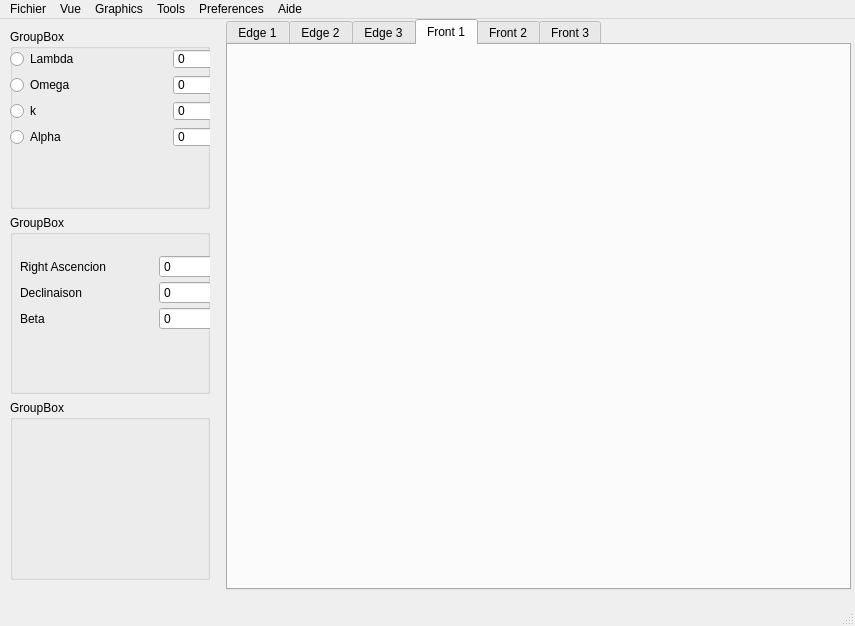
<?xml version="1.0" encoding="UTF-8"?>
<ui version="4.0">
 <class>MainWindow</class>
 <widget class="QMainWindow" name="MainWindow">
  <property name="geometry">
   <rect>
    <x>0</x>
    <y>0</y>
    <width>855</width>
    <height>626</height>
   </rect>
  </property>
  <property name="windowTitle">
   <string>MainWindow</string>
  </property>
  <widget class="QWidget" name="centralwidget">
   <widget class="QWidget" name="horizontalLayoutWidget">
    <property name="geometry">
     <rect>
      <x>0</x>
      <y>0</y>
      <width>851</width>
      <height>571</height>
     </rect>
    </property>
    <layout class="QHBoxLayout" name="horizontalLayout">
     <item>
      <layout class="QVBoxLayout" name="verticalLayout">
       <property name="leftMargin">
        <number>10</number>
       </property>
       <property name="topMargin">
        <number>10</number>
       </property>
       <property name="rightMargin">
        <number>10</number>
       </property>
       <property name="bottomMargin">
        <number>10</number>
       </property>
       <item>
        <widget class="QGroupBox" name="groupBox_2">
         <property name="minimumSize">
          <size>
           <width>200</width>
           <height>0</height>
          </size>
         </property>
         <property name="title">
          <string>GroupBox</string>
         </property>
         <widget class="QWidget" name="gridLayoutWidget_2">
          <property name="geometry">
           <rect>
            <x>0</x>
            <y>20</y>
            <width>320</width>
            <height>182</height>
           </rect>
          </property>
          <layout class="QGridLayout" name="gridLayout_2">
           <property name="sizeConstraint">
            <enum>QLayout::SetMaximumSize</enum>
           </property>
           <item row="3" column="0">
            <widget class="QRadioButton" name="radioButton_5">
             <property name="text">
              <string>Alpha</string>
             </property>
            </widget>
           </item>
           <item row="3" column="1">
            <widget class="QSpinBox" name="spinBox_4"/>
           </item>
           <item row="1" column="1">
            <widget class="QSpinBox" name="spinBox_2"/>
           </item>
           <item row="0" column="1">
            <widget class="QSpinBox" name="spinBox"/>
           </item>
           <item row="2" column="0">
            <widget class="QRadioButton" name="radioButton_4">
             <property name="text">
              <string>k</string>
             </property>
            </widget>
           </item>
           <item row="1" column="0">
            <widget class="QRadioButton" name="radioButton_3">
             <property name="text">
              <string>Omega</string>
             </property>
            </widget>
           </item>
           <item row="2" column="1">
            <widget class="QSpinBox" name="spinBox_3"/>
           </item>
           <item row="0" column="0">
            <widget class="QRadioButton" name="radioButton">
             <property name="text">
              <string>Lambda</string>
             </property>
            </widget>
           </item>
          </layout>
         </widget>
        </widget>
       </item>
       <item>
        <widget class="QGroupBox" name="groupBox">
         <property name="minimumSize">
          <size>
           <width>200</width>
           <height>0</height>
          </size>
         </property>
         <property name="title">
          <string>GroupBox</string>
         </property>
         <widget class="QWidget" name="gridLayoutWidget_6">
          <property name="geometry">
           <rect>
            <x>10</x>
            <y>40</y>
            <width>274</width>
            <height>145</height>
           </rect>
          </property>
          <layout class="QGridLayout" name="gridLayout_6">
           <property name="sizeConstraint">
            <enum>QLayout::SetMaximumSize</enum>
           </property>
           <property name="spacing">
            <number>3</number>
           </property>
           <item row="1" column="1">
            <widget class="QSpinBox" name="spinBox_11"/>
           </item>
           <item row="1" column="0">
            <widget class="QLabel" name="label_7">
             <property name="text">
              <string>Declinaison</string>
             </property>
            </widget>
           </item>
           <item row="0" column="0">
            <widget class="QLabel" name="label_8">
             <property name="text">
              <string>Right Ascencion</string>
             </property>
            </widget>
           </item>
           <item row="2" column="0">
            <widget class="QLabel" name="label_9">
             <property name="text">
              <string>Beta</string>
             </property>
            </widget>
           </item>
           <item row="0" column="1">
            <widget class="QSpinBox" name="spinBox_12"/>
           </item>
           <item row="2" column="1">
            <widget class="QSpinBox" name="spinBox_13"/>
           </item>
          </layout>
         </widget>
        </widget>
       </item>
       <item>
        <widget class="QGroupBox" name="groupBox_3">
         <property name="title">
          <string>GroupBox</string>
         </property>
        </widget>
       </item>
      </layout>
     </item>
     <item>
      <widget class="QTabWidget" name="tabWidget">
       <property name="currentIndex">
        <number>3</number>
       </property>
       <widget class="QWidget" name="edge1">
        <attribute name="title">
         <string>Edge 1</string>
        </attribute>
       </widget>
       <widget class="QWidget" name="edge2">
        <attribute name="title">
         <string>Edge 2</string>
        </attribute>
       </widget>
       <widget class="QWidget" name="edge3">
        <attribute name="title">
         <string>Edge 3</string>
        </attribute>
       </widget>
       <widget class="QWidget" name="front1">
        <attribute name="title">
         <string>Front 1</string>
        </attribute>
       </widget>
       <widget class="QWidget" name="front2">
        <attribute name="title">
         <string>Front 2</string>
        </attribute>
       </widget>
       <widget class="QWidget" name="front3">
        <attribute name="title">
         <string>Front 3</string>
        </attribute>
       </widget>
      </widget>
     </item>
    </layout>
   </widget>
  </widget>
  <widget class="QMenuBar" name="menubar">
   <property name="geometry">
    <rect>
     <x>0</x>
     <y>0</y>
     <width>855</width>
     <height>27</height>
    </rect>
   </property>
   <widget class="QMenu" name="menuFichier">
    <property name="title">
     <string>Fichier</string>
    </property>
    <addaction name="actionOuvrir"/>
    <addaction name="actionEnregistrer"/>
    <addaction name="actionEnregistrer_sous"/>
    <addaction name="separator"/>
    <addaction name="actionQuitter"/>
   </widget>
   <widget class="QMenu" name="menuVue">
    <property name="title">
     <string>Vue</string>
    </property>
    <addaction name="actionEdge_1"/>
    <addaction name="actionEdge_2"/>
    <addaction name="actionEdge_3"/>
    <addaction name="separator"/>
    <addaction name="actionFront_1"/>
    <addaction name="actionFront_2"/>
    <addaction name="actionFron_t_3"/>
   </widget>
   <widget class="QMenu" name="menuGraphics">
    <property name="title">
     <string>Graphics</string>
    </property>
    <addaction name="actionLambda_vs_Omega"/>
    <addaction name="actionPlot_a_t"/>
    <addaction name="actionPlot_integrand"/>
    <addaction name="actionPlot_COmobile_distance_z"/>
   </widget>
   <widget class="QMenu" name="menuTools">
    <property name="title">
     <string>Tools</string>
    </property>
    <addaction name="actionDIstance"/>
    <addaction name="actionIsotropic"/>
   </widget>
   <widget class="QMenu" name="menuPreferences">
    <property name="title">
     <string>Preferences</string>
    </property>
    <addaction name="actionMoves_step"/>
    <addaction name="actionCalculus"/>
    <addaction name="actionOptions"/>
   </widget>
   <widget class="QMenu" name="menuAide">
    <property name="title">
     <string>Aide</string>
    </property>
    <addaction name="actionA_Propos"/>
   </widget>
   <addaction name="menuFichier"/>
   <addaction name="menuVue"/>
   <addaction name="menuGraphics"/>
   <addaction name="menuTools"/>
   <addaction name="menuPreferences"/>
   <addaction name="menuAide"/>
  </widget>
  <widget class="QStatusBar" name="statusbar"/>
  <action name="actionFile">
   <property name="text">
    <string>file</string>
   </property>
  </action>
  <action name="actionOuvrir">
   <property name="text">
    <string>Ouvrir</string>
   </property>
  </action>
  <action name="actionEnregistrer">
   <property name="text">
    <string>Enregistrer</string>
   </property>
  </action>
  <action name="actionEnregistrer_sous">
   <property name="text">
    <string>Enregistrer sous ...</string>
   </property>
  </action>
  <action name="actionQuitter">
   <property name="text">
    <string>Quitter</string>
   </property>
  </action>
  <action name="actionEdge_1">
   <property name="text">
    <string>Edge 1</string>
   </property>
  </action>
  <action name="actionEdge_2">
   <property name="text">
    <string>Edge 2</string>
   </property>
  </action>
  <action name="actionEdge_3">
   <property name="text">
    <string>Edge 3</string>
   </property>
  </action>
  <action name="actionFront_1">
   <property name="text">
    <string>Front 1</string>
   </property>
  </action>
  <action name="actionFront_2">
   <property name="text">
    <string>Front 2</string>
   </property>
  </action>
  <action name="actionFron_t_3">
   <property name="text">
    <string>Fron t 3</string>
   </property>
  </action>
  <action name="actionLambda_vs_Omega">
   <property name="text">
    <string>Lambda vs Omega</string>
   </property>
  </action>
  <action name="actionPlot_a_t">
   <property name="text">
    <string>Plot a(t)</string>
   </property>
  </action>
  <action name="actionPlot_integrand">
   <property name="text">
    <string>Plot integrand</string>
   </property>
  </action>
  <action name="actionPlot_COmobile_distance_z">
   <property name="text">
    <string>Plot Comobile distance (z)</string>
   </property>
  </action>
  <action name="actionDIstance">
   <property name="text">
    <string>DIstance</string>
   </property>
  </action>
  <action name="actionIsotropic">
   <property name="text">
    <string>Isotropic</string>
   </property>
  </action>
  <action name="actionMoves_step">
   <property name="text">
    <string>Moves step</string>
   </property>
  </action>
  <action name="actionCalculus">
   <property name="text">
    <string>Calculus</string>
   </property>
  </action>
  <action name="actionOptions">
   <property name="text">
    <string>Options</string>
   </property>
  </action>
  <action name="actionA_Propos">
   <property name="text">
    <string>A Propos ...</string>
   </property>
  </action>
 </widget>
 <resources/>
 <connections/>
</ui>
